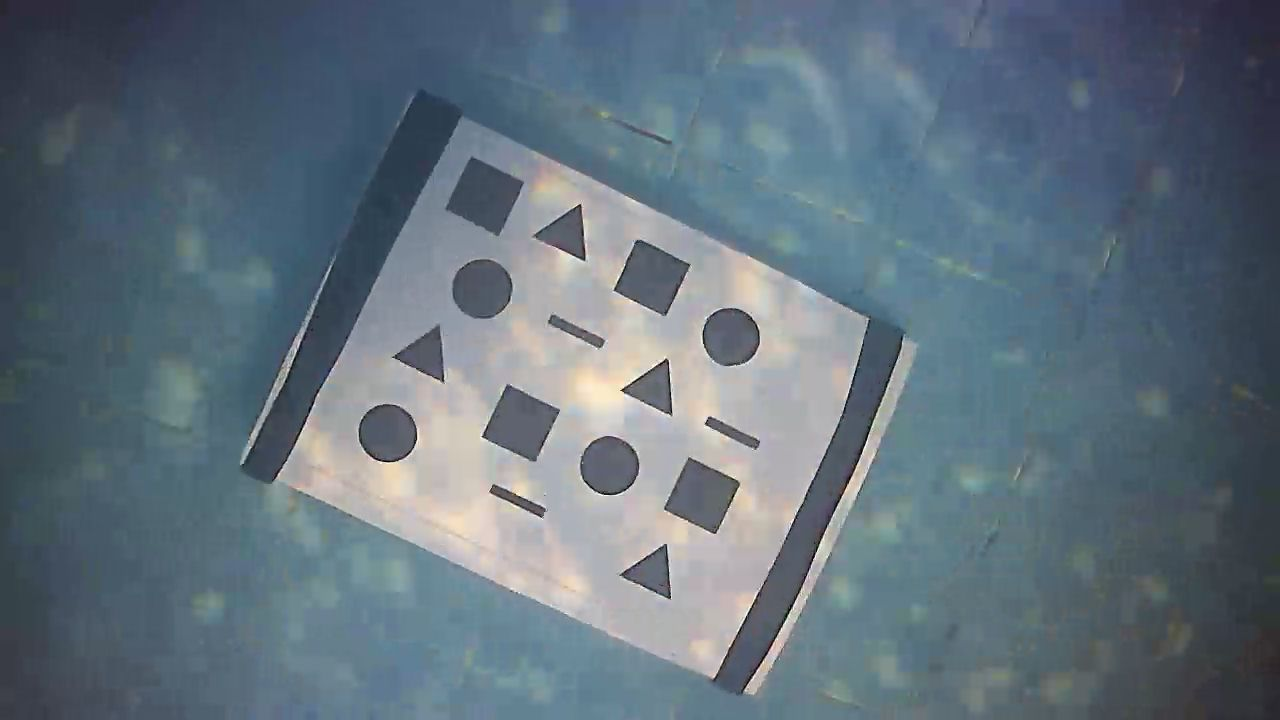
#> input picture 8.OpenCV Task/Second Task/0.jpg, 1280 x 720 px, found by its file name
$ python Second_Task.py
#> lines starting #> are read from the running program, lines starting #| are printed output that depends on the picture; after the words box and inside, x2 and y2 are one past the last pixel; in counts of white or black regions, pixels touching at a corner belong together
import cv2 as cv
import numpy as np

im = cv.imread("/home/mo/Desktop/projects/python/anything/mindcloud/Second Task/0.jpg")
#> im is the input picture: shape (720, 1280, 3); mean B, G, R 124.5, 113, 97.8

gray = cv.cvtColor(im,cv.COLOR_BGR2GRAY)
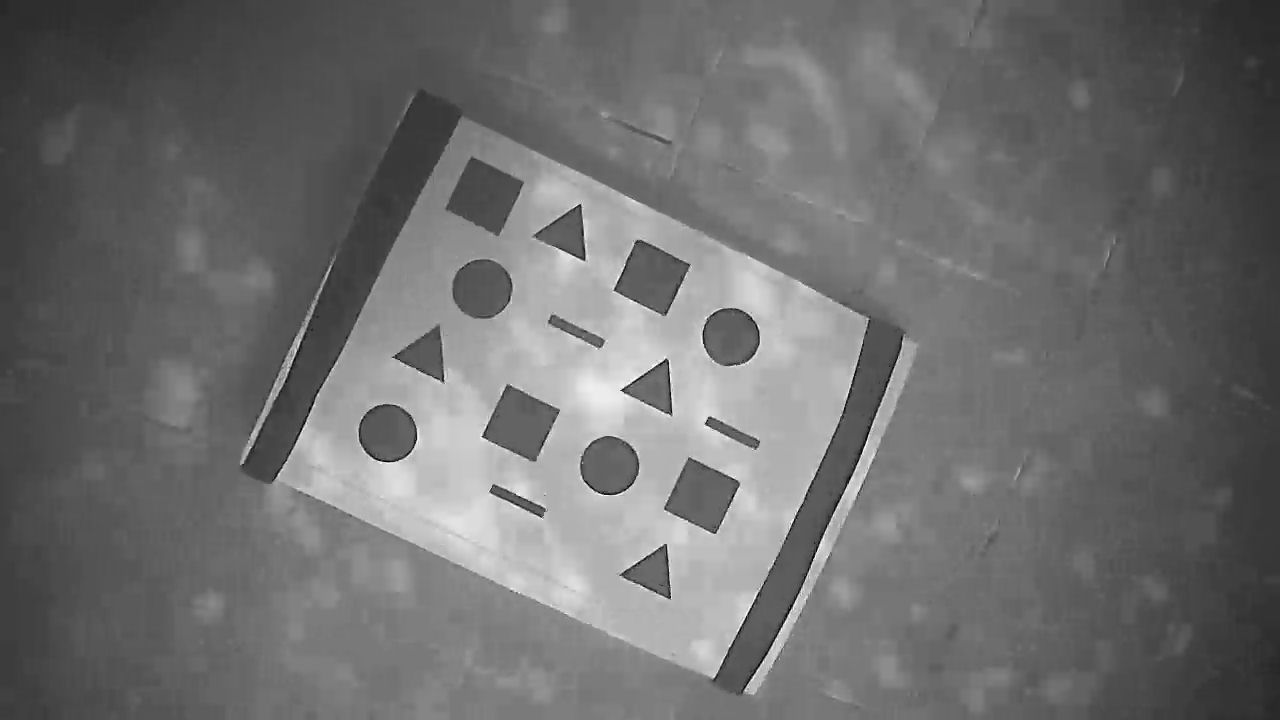
#> gray: shape (720, 1280); min 0, max 255, mean 109.8

_ , threshold = cv.threshold(gray,120,255,cv.THRESH_BINARY)
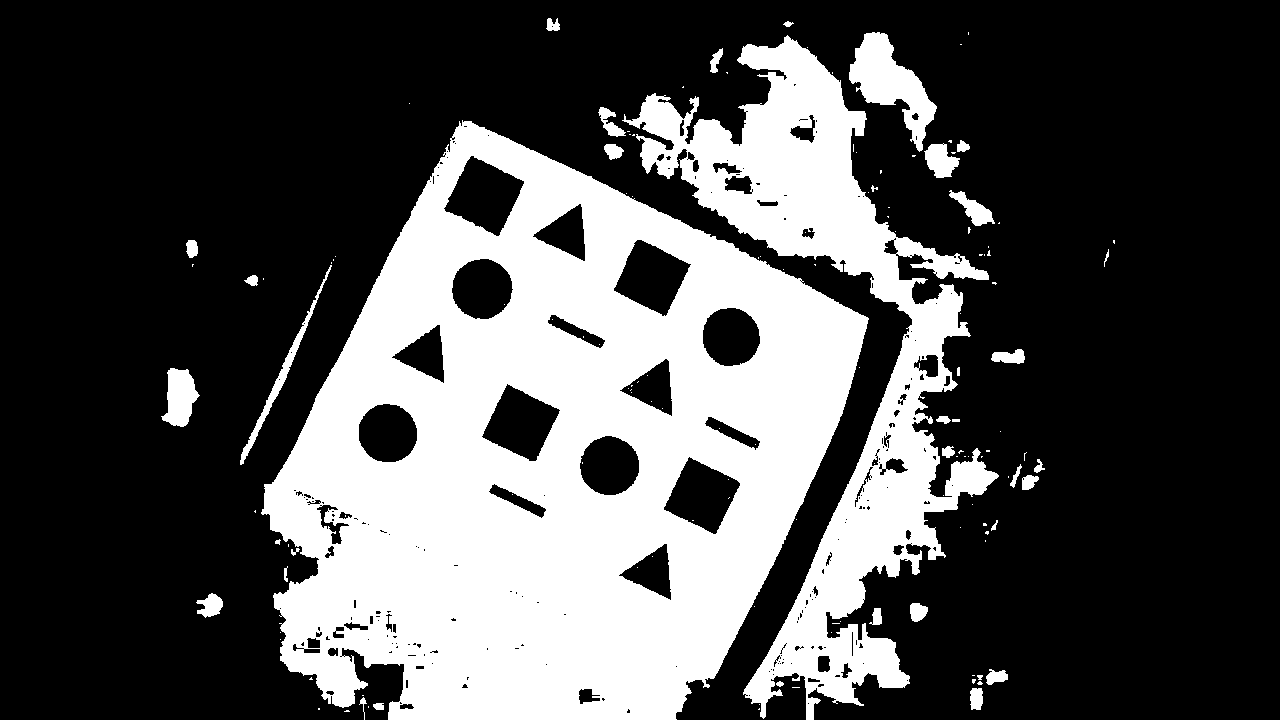
#> threshold: shape (720, 1280); 31.3% white; 138 white regions (100 under 20 px)


contours , hierarchy = cv.findContours(threshold,cv.RETR_TREE,cv.CHAIN_APPROX_SIMPLE)
#> contours = 409 contours, 303 with area under 20; largest, box (x1, y1, x2, y2) and area: (261, 120, 869, 720) 244366, (622, 35, 999, 720) 65232, (849, 32, 937, 152) 4236, (443, 155, 525, 237) 3771, (481, 383, 561, 462) 3533


for contour in contours :
    epsilon = 0.02 * cv.arcLength(contour,True)
    approx = cv.approxPolyDP(contour, epsilon, True)
    area = cv.contourArea(contour)

    # print (area)
    if area > 600 and area <4000:
        cv.drawContours(im,[approx],0,(0,255,0),2)
        print(area)
        x = approx.ravel()[0]
        y = approx.ravel()[1]
        if len(approx) == 3:
            cv.putText(im,"Triangle",(x,y),cv.FONT_HERSHEY_COMPLEX,1,(52,140,235))
        elif len(approx) == 4 :
            x,y,w,h = cv.boundingRect(approx)
            aspectRatio = float(w)/h

            if aspectRatio >= 0.95 and aspectRatio <= 1.05 :
                cv.putText(im,"Square",(x,y),cv.FONT_HERSHEY_COMPLEX,1,(52,140,235))
            else:
                cv.putText(im,"rectangle",(x,y),cv.FONT_HERSHEY_COMPLEX,1,(52,140,235))
        elif len(approx) == 5 :
            cv.putText(im,"Pentagon",(x,y),cv.FONT_HERSHEY_COMPLEX,1,(52,140,235))
        elif len(approx) == 6 :
            cv.putText(im,"Hexagon",(x,y),cv.FONT_HERSHEY_COMPLEX,1,(52,140,235))
        else:
            cv.putText(im,"Circle",(x,y),cv.FONT_HERSHEY_COMPLEX,1,(52,140,235))
#> this loop made 409 passes
#> (epsilon, area, w, h, aspectRatio) on passes 201, 203, 209, 213, 224, 233, 241: (2.98, 622.5, 59, 36, 1.64), (5, 3452, 78, 79, 0.987), (2.94, 606, 55, 34, 1.62), (5.11, 3533, 80, 79, 1.01), (3, 628, 59, 35, 1.69), (5.06, 3488, 79, 78, 1.01), (5.32, 3771, 82, 82, 1)
#> (epsilon, area) on passes 56, 65, 99, 171, 207, 212: (3.44, 1369), (9.8, 1002.5), (2.61, 729.5), (3.71, 1509), (4.02, 2784), (3.95, 2768)
#| 1369.0
#| 1002.5
#| 729.5
#| 1509.0
#| 622.5
#| 3452.0
#| 2784.0
#| 606.0
#> (further printed lines are left out)
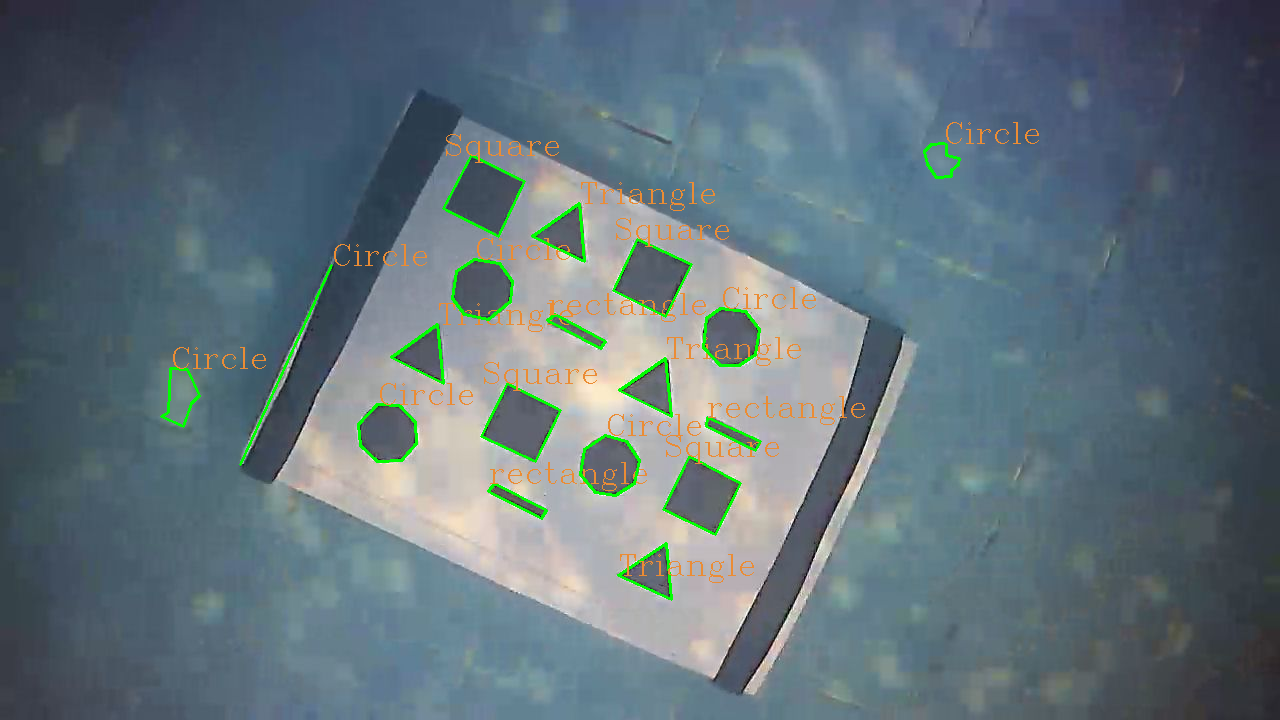
#> im: shape (720, 1280, 3); 1.82% of pixels changed, all inside (x1, y1, x2, y2) = (160, 122, 1039, 601)

cv.imshow("Shapes",im)

cv.waitKey(0)
cv.destroyAllWindows()
